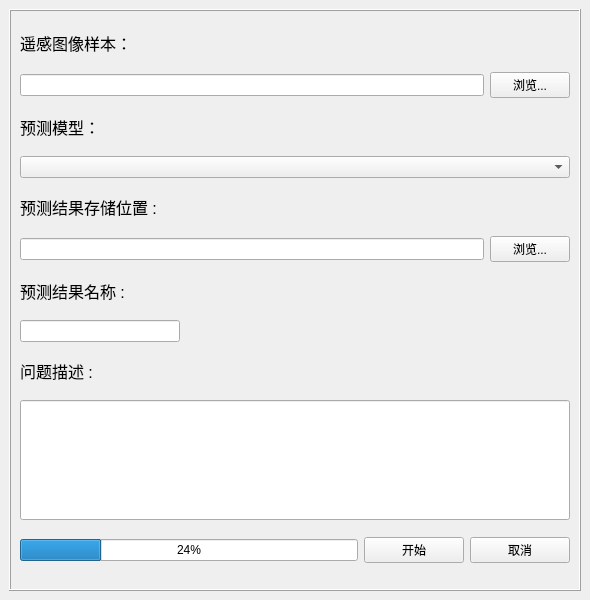
<?xml version="1.0" encoding="UTF-8"?>
<ui version="4.0">
 <class>ObjectDetectionDockWidget</class>
 <widget class="QDockWidget" name="ObjectDetectionDockWidget">
  <property name="geometry">
   <rect>
    <x>0</x>
    <y>0</y>
    <width>590</width>
    <height>600</height>
   </rect>
  </property>
  <property name="minimumSize">
   <size>
    <width>590</width>
    <height>600</height>
   </size>
  </property>
  <property name="windowTitle">
   <string>DockWidget</string>
  </property>
  <widget class="QWidget" name="dockWidgetContents">
   <layout class="QHBoxLayout" name="horizontalLayout_5">
    <item>
     <widget class="QFrame" name="frame">
      <property name="frameShape">
       <enum>QFrame::Box</enum>
      </property>
      <property name="frameShadow">
       <enum>QFrame::Raised</enum>
      </property>
      <layout class="QVBoxLayout" name="verticalLayout">
       <item>
        <widget class="QLabel" name="label_16">
         <property name="sizePolicy">
          <sizepolicy hsizetype="Fixed" vsizetype="Fixed">
           <horstretch>0</horstretch>
           <verstretch>0</verstretch>
          </sizepolicy>
         </property>
         <property name="font">
          <font>
           <pointsize>12</pointsize>
          </font>
         </property>
         <property name="text">
          <string>遥感图像样本：</string>
         </property>
        </widget>
       </item>
       <item>
        <layout class="QHBoxLayout" name="horizontalLayout">
         <item>
          <widget class="QLineEdit" name="lineEdit_img1">
           <property name="sizePolicy">
            <sizepolicy hsizetype="Expanding" vsizetype="Fixed">
             <horstretch>0</horstretch>
             <verstretch>0</verstretch>
            </sizepolicy>
           </property>
           <property name="maximumSize">
            <size>
             <width>16777215</width>
             <height>16777215</height>
            </size>
           </property>
           <property name="text">
            <string/>
           </property>
          </widget>
         </item>
         <item>
          <widget class="QPushButton" name="pushButton_selectUpl">
           <property name="maximumSize">
            <size>
             <width>80</width>
             <height>16777215</height>
            </size>
           </property>
           <property name="text">
            <string>浏览...</string>
           </property>
          </widget>
         </item>
        </layout>
       </item>
       <item>
        <widget class="QLabel" name="label_17">
         <property name="sizePolicy">
          <sizepolicy hsizetype="Fixed" vsizetype="Fixed">
           <horstretch>0</horstretch>
           <verstretch>0</verstretch>
          </sizepolicy>
         </property>
         <property name="font">
          <font>
           <pointsize>12</pointsize>
          </font>
         </property>
         <property name="text">
          <string>预测模型：</string>
         </property>
        </widget>
       </item>
       <item>
        <layout class="QHBoxLayout" name="horizontalLayout_4">
         <item>
          <widget class="QComboBox" name="comboBox">
           <property name="sizePolicy">
            <sizepolicy hsizetype="Expanding" vsizetype="Fixed">
             <horstretch>0</horstretch>
             <verstretch>0</verstretch>
            </sizepolicy>
           </property>
          </widget>
         </item>
        </layout>
       </item>
       <item>
        <widget class="QLabel" name="label_11">
         <property name="sizePolicy">
          <sizepolicy hsizetype="Fixed" vsizetype="Fixed">
           <horstretch>0</horstretch>
           <verstretch>0</verstretch>
          </sizepolicy>
         </property>
         <property name="font">
          <font>
           <pointsize>12</pointsize>
          </font>
         </property>
         <property name="text">
          <string>预测结果存储位置 :</string>
         </property>
        </widget>
       </item>
       <item>
        <layout class="QHBoxLayout" name="horizontalLayout_3">
         <item>
          <widget class="QLineEdit" name="lineEdit_svgPath">
           <property name="sizePolicy">
            <sizepolicy hsizetype="Expanding" vsizetype="Fixed">
             <horstretch>0</horstretch>
             <verstretch>0</verstretch>
            </sizepolicy>
           </property>
          </widget>
         </item>
         <item>
          <widget class="QPushButton" name="pushButton_selectSvg">
           <property name="text">
            <string>浏览...</string>
           </property>
          </widget>
         </item>
        </layout>
       </item>
       <item>
        <widget class="QLabel" name="label_18">
         <property name="sizePolicy">
          <sizepolicy hsizetype="Fixed" vsizetype="Fixed">
           <horstretch>0</horstretch>
           <verstretch>0</verstretch>
          </sizepolicy>
         </property>
         <property name="font">
          <font>
           <pointsize>12</pointsize>
          </font>
         </property>
         <property name="text">
          <string>预测结果名称 :</string>
         </property>
        </widget>
       </item>
       <item>
        <widget class="QLineEdit" name="lineEdit_svgName">
         <property name="sizePolicy">
          <sizepolicy hsizetype="Expanding" vsizetype="Fixed">
           <horstretch>0</horstretch>
           <verstretch>0</verstretch>
          </sizepolicy>
         </property>
         <property name="minimumSize">
          <size>
           <width>160</width>
           <height>20</height>
          </size>
         </property>
         <property name="maximumSize">
          <size>
           <width>150</width>
           <height>16777215</height>
          </size>
         </property>
         <property name="text">
          <string/>
         </property>
        </widget>
       </item>
       <item>
        <widget class="QLabel" name="label_19">
         <property name="sizePolicy">
          <sizepolicy hsizetype="Fixed" vsizetype="Fixed">
           <horstretch>0</horstretch>
           <verstretch>0</verstretch>
          </sizepolicy>
         </property>
         <property name="font">
          <font>
           <pointsize>12</pointsize>
          </font>
         </property>
         <property name="text">
          <string>问题描述 :</string>
         </property>
        </widget>
       </item>
       <item>
        <widget class="QLineEdit" name="lineEdit_svgInf">
         <property name="sizePolicy">
          <sizepolicy hsizetype="Expanding" vsizetype="Minimum">
           <horstretch>0</horstretch>
           <verstretch>0</verstretch>
          </sizepolicy>
         </property>
         <property name="minimumSize">
          <size>
           <width>550</width>
           <height>90</height>
          </size>
         </property>
         <property name="maximumSize">
          <size>
           <width>0</width>
           <height>120</height>
          </size>
         </property>
         <property name="text">
          <string/>
         </property>
        </widget>
       </item>
       <item>
        <layout class="QHBoxLayout" name="horizontalLayout_2">
         <item>
          <widget class="QProgressBar" name="progressBar">
           <property name="sizePolicy">
            <sizepolicy hsizetype="Expanding" vsizetype="Fixed">
             <horstretch>0</horstretch>
             <verstretch>0</verstretch>
            </sizepolicy>
           </property>
           <property name="minimumSize">
            <size>
             <width>0</width>
             <height>0</height>
            </size>
           </property>
           <property name="value">
            <number>24</number>
           </property>
          </widget>
         </item>
         <item>
          <widget class="QPushButton" name="pushButton_start">
           <property name="sizePolicy">
            <sizepolicy hsizetype="Fixed" vsizetype="Fixed">
             <horstretch>0</horstretch>
             <verstretch>0</verstretch>
            </sizepolicy>
           </property>
           <property name="minimumSize">
            <size>
             <width>100</width>
             <height>0</height>
            </size>
           </property>
           <property name="text">
            <string>开始</string>
           </property>
          </widget>
         </item>
         <item>
          <widget class="QPushButton" name="pushButton_cancel">
           <property name="minimumSize">
            <size>
             <width>100</width>
             <height>0</height>
            </size>
           </property>
           <property name="text">
            <string>取消</string>
           </property>
          </widget>
         </item>
        </layout>
       </item>
      </layout>
     </widget>
    </item>
   </layout>
  </widget>
 </widget>
 <resources/>
 <connections/>
</ui>
